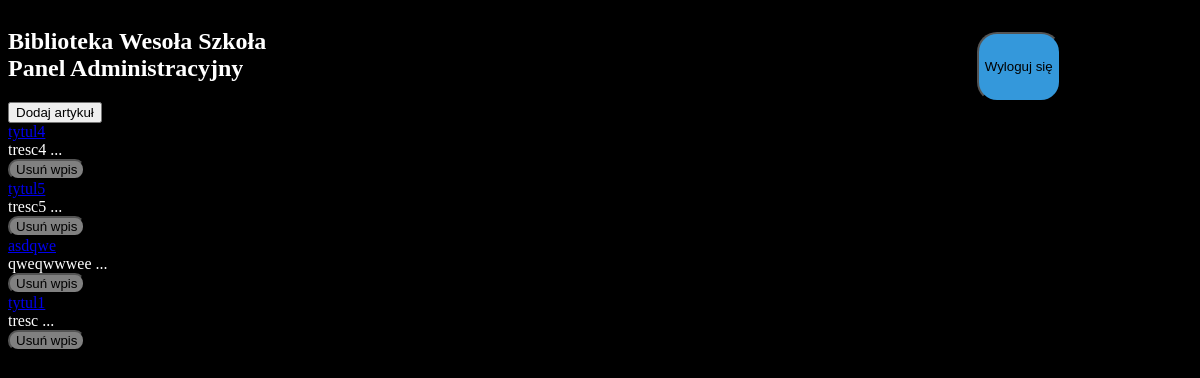
Page /admin_panel.php on the earlier database version.
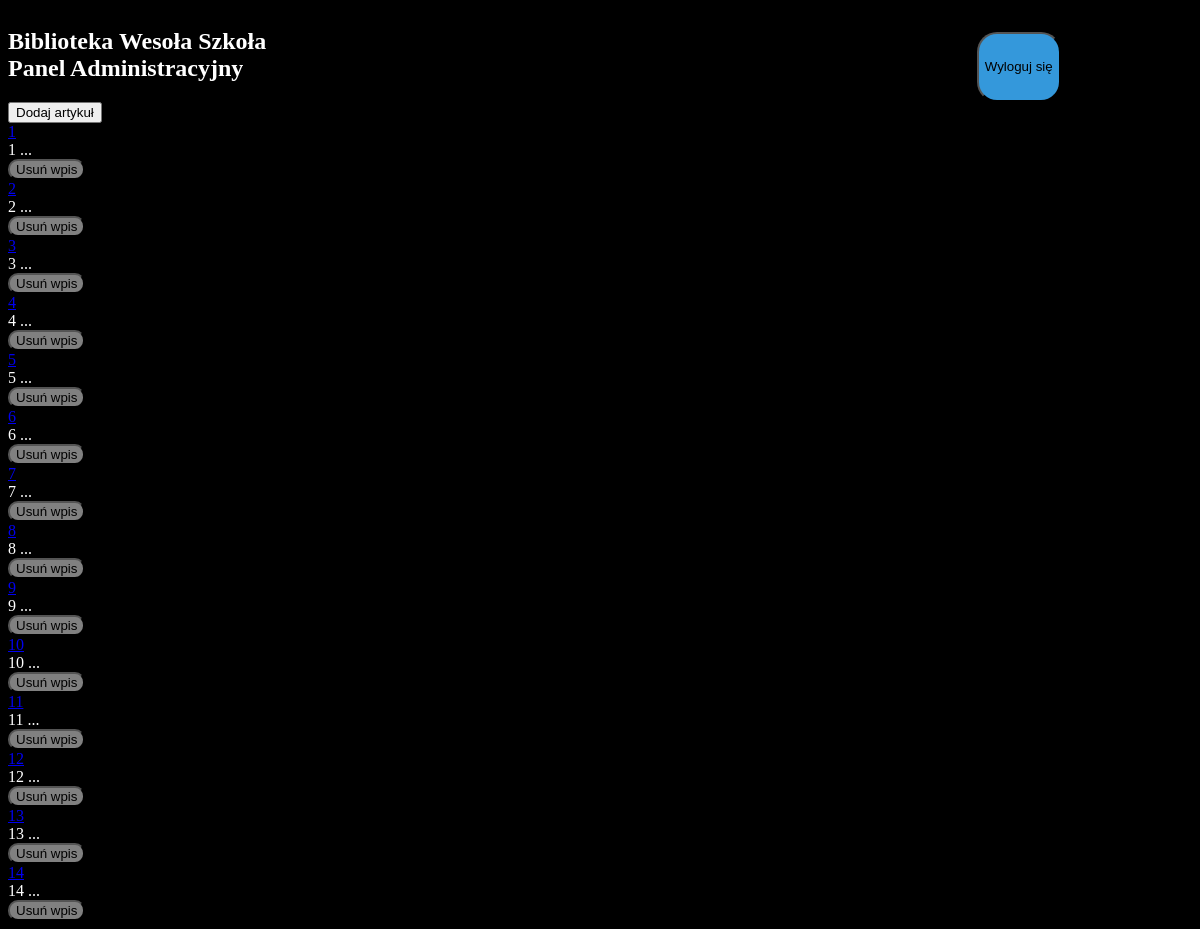
Same page on the later database version.
### tables this page shows
CREATE TABLE `artykul` (
  `artykul_id` int(11) NOT NULL,
  `title` varchar(100) NOT NULL,
  `tresc` mediumtext NOT NULL,
  `link` varchar(100) NOT NULL,
  `autor` varchar(255) NOT NULL
);

### db_connection.php (called while the page is built, shortened)
<?php
class db_connection{
    private $connect;
    var $host = "localhost";
    var $dbname = "wiai";
    var $username = "root";
    var $password = "";
    function databaseConnect(){
        $con = mysqli_connect($this->host, $this->username, $this->password, $this->dbname);
        if(!$con){
            die("Connection failed: " . mysqli_connect_error());
        }
        else{
            $this->connect = $con;
        }
    }
    function selectArtykul(){
        $query = 'SELECT `artykul_id`, `title`, `tresc`, `link`, `autor` FROM `artykul` WHERE 1';
        $data = mysqli_query($this->connect, $query);
        if (mysqli_num_rows($data) > 0){
            return $data;
        }
    }
}
?>

### admin_panel.php (the view, shortened to what this page needs)
<!DOCTYPE html>
<html lang="en">
<head>
    <link rel="stylesheet" href="admin_panel.css">
</head>
<body>
    <header>
        <h2>Biblioteka Wesoła Szkoła<br>Panel Administracyjny</h2>
        <a href="login.php" class="logout" id="logout"><button>Wyloguj się</button></a>
    </header>
    <a href="./dodaj_artykul.php"><button>Dodaj artykuł</button></a>
    <?php
    include('db_connection.php');
    $baza = new db_connection();
    $baza->databaseConnect();
    $data = $baza->selectArtykul();
    if (!empty($data)){
        while($row = mysqli_fetch_assoc($data))
        {
            echo "<div id='wpis' class='artykul'><a href='artykul_admin.php?id=".$row['artykul_id']."'>".$row['title']."</a><article>".substr($row['tresc'],0,150)." ...</article>
            <button class='delete'><a href=admin_panel.php?del=True&id=".$row['artykul_id'].">
            Usuń wpis
            </a></button>
            </div>";
        }
    } else {
        echo "Brak artykułów";
    }
?>
</body>
</html>

### admin_panel.css (style rules this page uses)
body { background-color: #000; color: #fff; }
header { display: flex; flex-direction: row; }
.logout { display: flex; margin-left: 60%; margin-top: 2%; text-decoration: none; color: #fff; }
.logout button { background-color: #3498db; border-radius: 20px; }
.delete { border-radius: 10px; background-color: rgba(255, 255, 255, 0.5); }
.delete a { text-decoration: none; color: #000; }

Differences in the rows shown:
removed artykul: title "tytul4", tresc "tresc4"
removed artykul: title "tytul5", tresc "tresc5"
removed artykul: title "asdqwe", tresc "qweqwwwee"
removed artykul: title "tytul1", tresc "tresc"
added artykul: title "1", tresc "1"
added artykul: title "2", tresc "2"
added artykul: title "3", tresc "3"
added artykul: title "4", tresc "4"
added artykul: title "5", tresc "5"
added artykul: title "6", tresc "6"
added artykul: title "7", tresc "7"
added artykul: title "8", tresc "8"
added artykul: title "9", tresc "9"
added artykul: title "10", tresc "10"
added artykul: title "11", tresc "11"
added artykul: title "12", tresc "12"
added artykul: title "13", tresc "13"
added artykul: title "14", tresc "14"
